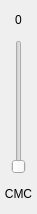
<?xml version="1.0" encoding="UTF-8"?>
<ui version="4.0">
 <class>ManaCurveLineWidget</class>
 <widget class="QWidget" name="ManaCurveLineWidget">
  <property name="geometry">
   <rect>
    <x>0</x>
    <y>0</y>
    <width>37</width>
    <height>214</height>
   </rect>
  </property>
  <property name="windowTitle">
   <string>Form</string>
  </property>
  <layout class="QVBoxLayout" name="verticalLayout">
   <property name="spacing">
    <number>5</number>
   </property>
   <property name="leftMargin">
    <number>0</number>
   </property>
   <property name="topMargin">
    <number>5</number>
   </property>
   <property name="rightMargin">
    <number>0</number>
   </property>
   <property name="bottomMargin">
    <number>5</number>
   </property>
   <item>
    <widget class="QLabel" name="valueTxt">
     <property name="sizePolicy">
      <sizepolicy hsizetype="Preferred" vsizetype="Preferred">
       <horstretch>0</horstretch>
       <verstretch>0</verstretch>
      </sizepolicy>
     </property>
     <property name="minimumSize">
      <size>
       <width>0</width>
       <height>30</height>
      </size>
     </property>
     <property name="text">
      <string>0</string>
     </property>
     <property name="alignment">
      <set>Qt::AlignCenter</set>
     </property>
    </widget>
   </item>
   <item alignment="Qt::AlignHCenter">
    <widget class="QSlider" name="verticalSlider">
     <property name="enabled">
      <bool>true</bool>
     </property>
     <property name="layoutDirection">
      <enum>Qt::LeftToRight</enum>
     </property>
     <property name="orientation">
      <enum>Qt::Vertical</enum>
     </property>
    </widget>
   </item>
   <item>
    <widget class="QLabel" name="cmcTxt">
     <property name="minimumSize">
      <size>
       <width>0</width>
       <height>30</height>
      </size>
     </property>
     <property name="text">
      <string>CMC</string>
     </property>
     <property name="alignment">
      <set>Qt::AlignCenter</set>
     </property>
    </widget>
   </item>
  </layout>
 </widget>
 <resources/>
 <connections/>
</ui>
